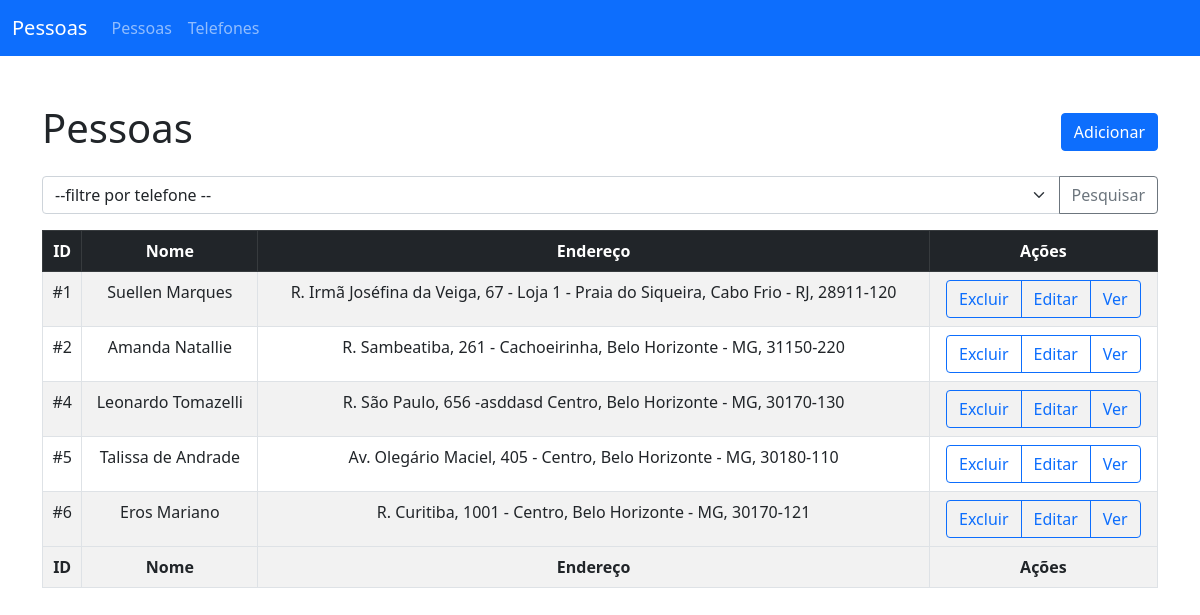
/persons/index.php, run on the app's committed database.
### tables this page shows
CREATE TABLE `tbl_pessoas` (
  `p_id` int(11) NOT NULL,
  `p_nome` varchar(500) NOT NULL,
  `p_endereco` text NOT NULL
);

### persons/index.php (the view, shortened to what this page needs)
<?php require "../_helpers/index.php";
echo siteHeader("Gerenciar Pessoas");
require("../_config/connection.php");
$query = "SELECT * FROM tbl_pessoas ";
$result = $conn->query($query);
$rows = $result->fetch_all(MYSQLI_ASSOC);
?>
<section class="container mt-5 mb-5">
	<div class="row mb-3">
		<div class="col">
			<h1>Pessoas</h1>
		</div>
		<div class="col d-flex justify-content-end align-items-center">
			<a class="btn btn-primary" href="add.php">Adicionar</a>
		</div>
	</div>
	<form action="" method="get">
		<div class="input-group mb-3">
			<select class="form-select" id="telephone_id" name="telephone_id">
				<option value>--filtre por telefone --</option>
			</select>
			<button class="btn btn-outline-secondary" type="submit">
				Pesquisar
			</button>
		</div>
	</form>
	<table class="table table-striped table-bordered text-center">
		<thead class="table-dark">
			<tr>
				<th>ID</th>
				<th>Nome</th>
				<th>Endereço</th>
				<th>Ações</th>
			</tr>
		</thead>
		<tbody>
			<?php foreach ($rows as $product) : ?>
				<tr>
					<td>
						<?= "#".$product["p_id"] ?>
					</td>
					<td>
						<?= $product["p_nome"] ?>
					</td>
					<td>
						<?= $product["p_endereco"] ?>
					</td>
					<td>
						<div class="btn-group" role="group">
							<button type="button" class="btn btn-outline-primary" onclick="confirmDelete(<?= $product['p_id'] ?>)">
								Excluir
							</button>
							<a href="edit.php?id=<?= $product["p_id"] ?>" class="btn btn-outline-primary">
								Editar
							</a>
							<a href="view.php?id=<?= $product["p_id"] ?>" class="btn btn-outline-primary">
								Ver
							</a>
						</div>
					</td>
				</tr>
			<?php endforeach; ?>
		</tbody>
		<tfooter class="table-dark">
			<tr>
				<th>ID</th>
				<th>Nome</th>
				<th>Endereço</th>
				<th>Ações</th>
			</tr>
		</tfooter>
	</table>
</section>
<?php require("../_partials/footer.php"); ?>

### _helpers/index.php (shortened to what this page needs)
<?php function siteHeader($title) {
    $BASE = "http://localhost/SisPessoas/";
    return <<<HTML
        <!DOCTYPE html>
            <html lang="en">
            <head>
                <meta charset="UTF-8">
                <meta http-equiv="X-UA-Compatible" content="IE=edge">
                <meta name="viewport" content="width=device-width, initial-scale=1.0">
                <link href="https://cdn.jsdelivr.net/npm/bootstrap@5.0.0-beta2/dist/css/bootstrap.min.css" rel="stylesheet">
                <title>{$title}</title>
            </head>
            <nav class="navbar navbar-expand-lg navbar-dark bg-primary">
                <div class="container-fluid">
                    <a class="navbar-brand" href="/">Pessoas</a>
                    <button class="navbar-toggler" type="button" data-bs-toggle="collapse" data-bs-target="#navbarSupportedContent" aria-controls="navbarSupportedContent" aria-expanded="false" aria-label="Toggle navigation">
                        <span class="navbar-toggler-icon"></span>
                    </button>
                    <div class="collapse navbar-collapse" id="navbarSupportedContent">
                        <ul class="navbar-nav me-auto mb-2 mb-lg-0">
                            <li class="nav-item">
                                <a class="nav-link" href="{$BASE}persons">Pessoas</a>
                            </li>
                            <li class="nav-item">
                                <a class="nav-link" href="{$BASE}telephones">Telefones</a>
                            </li>
                        </ul>
                    </div>
                </div>
            </nav>
    HTML;
    }
?>

### _partials/footer.php (shortened to what this page needs)
</body>
</html>

### data on the page
tbl_pessoas: p_id "1", p_nome "Suellen Marques", p_endereco "R. Irmã Joséfina da Veiga, 67 - Loja 1 - Praia do Siqueira, Cabo Frio - RJ, 28911-120"
tbl_pessoas: p_id "2", p_nome "Amanda Natallie", p_endereco "R. Sambeatiba, 261 - Cachoeirinha, Belo Horizonte - MG, 31150-220"
tbl_pessoas: p_id "4", p_nome "Leonardo Tomazelli", p_endereco "R. São Paulo, 656 -asddasd Centro, Belo Horizonte - MG, 30170-130"
tbl_pessoas: p_id "5", p_nome "Talissa de Andrade", p_endereco "Av. Olegário Maciel, 405 - Centro, Belo Horizonte - MG, 30180-110"
tbl_pessoas: p_id "6", p_nome "Eros Mariano", p_endereco "R. Curitiba, 1001 - Centro, Belo Horizonte - MG, 30170-121"
